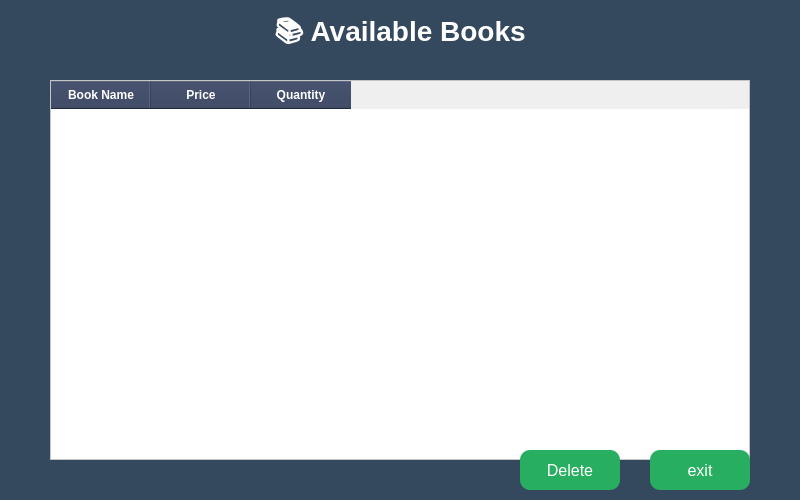
<?xml version="1.0" encoding="UTF-8"?>
<ui version="4.0">
 <class>viewBooks</class>
 <widget class="QDialog" name="viewBooks">
  <property name="geometry">
   <rect>
    <x>0</x>
    <y>0</y>
    <width>800</width>
    <height>500</height>
   </rect>
  </property>
  <property name="windowTitle">
   <string>📚 View Books</string>
  </property>
  <property name="styleSheet">
   <string notr="true">
    QDialog {
        background-color: #34495e;  /* لون الخلفية مشابه لـ purBox */
    }
    QLabel#label {
        font-size: 28px;
        font-weight: bold;
        color: white;  /* نص باللون الأبيض */
    }
    QTableWidget {
        background-color: #ffffff;
        gridline-color: #d0d0d0;
        font-size: 16px;
        alternate-background-color: #f0f0f0;
    }
    QTableWidget QTableWidgetItem {
        background-color: #f9f9f9;  /* اللون الجديد لخلايا الكتابة */
    }
    QTableWidget::item:selected {
        background-color: #27ae60;  /* لون خلفية الخلايا المحددة قريب من لون الزر */
    }
    QHeaderView::section {
        background-color: #2e3a59;
        color: white;
        font-weight: bold;
        padding: 5px;
    }
    QPushButton {
        background-color: #27ae60;  /* لون الزر قريب من purBox */
        color: white;
        font-size: 16px;
        border-radius: 10px;
        padding: 10px 20px;
    }
    QPushButton:hover {
        background-color: #1e8449;  /* لون الزر عند التحويم */
    }
   </string>
  </property>
  <widget class="QLabel" name="label">
   <property name="geometry">
    <rect>
     <x>250</x>
     <y>10</y>
     <width>300</width>
     <height>50</height>
    </rect>
   </property>
   <property name="text">
    <string>📚 Available Books</string>
   </property>
   <property name="alignment">
    <set>Qt::AlignCenter</set>
   </property>
  </widget>
  <widget class="QTableWidget" name="tableWidget">
   <property name="geometry">
    <rect>
     <x>50</x>
     <y>80</y>
     <width>700</width>
     <height>380</height>
    </rect>
   </property>
   <property name="columnCount">
    <number>3</number>
   </property>
   <property name="rowCount">
    <number>0</number>
   </property>
   <attribute name="horizontalHeaderVisible">
    <bool>true</bool>
   </attribute>
   <column>
    <property name="text">
     <string>Book Name</string>
    </property>
   </column>
   <column>
    <property name="text">
     <string>Price</string>
    </property>
   </column>
   <column>
    <property name="text">
     <string>Quantity</string>
    </property>
   </column>
  </widget>
  <widget class="QPushButton" name="closeButton">
    <property name="geometry">
        <rect>
            <x>650</x>
            <y>450</y>
            <width>100</width>
            <height>40</height>
        </rect>
    </property>
    <property name="text">
        <string>exit</string>
    </property>
  </widget>
  <widget class="QPushButton" name="deleteButton">
    <property name="geometry">
        <rect>
            <x>520</x>
            <y>450</y>
            <width>100</width>
            <height>40</height>
        </rect>
    </property>
    <property name="text">
        <string>Delete</string>
    </property>
  </widget>
 </widget>
 <resources/>
 <connections/>
</ui>
